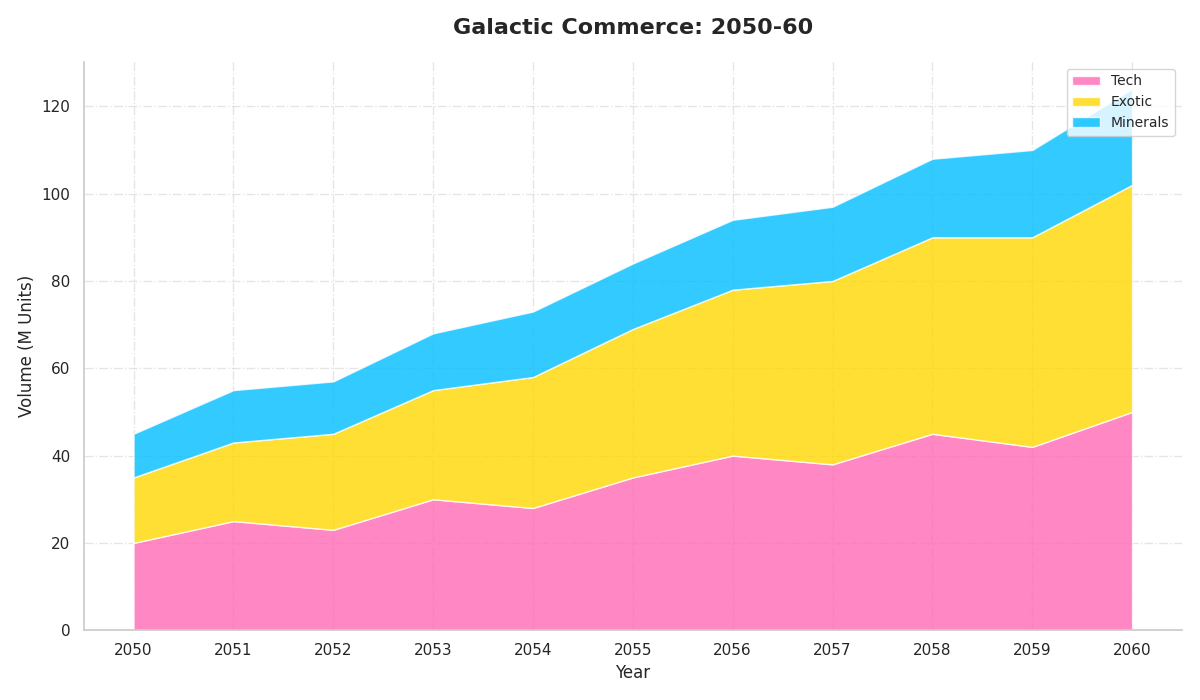

Python code for this plot:
import matplotlib.pyplot as plt
import numpy as np

years = np.arange(2050, 2061)

minerals = [20, 25, 23, 30, 28, 35, 40, 38, 45, 42, 50]
tech_devices = [15, 18, 22, 25, 30, 34, 38, 42, 45, 48, 52]
exotic_foods = [10, 12, 12, 13, 15, 15, 16, 17, 18, 20, 22]

trade_volumes = np.vstack([minerals, tech_devices, exotic_foods])

colors = ['#FF69B4', '#FFD700', '#00BFFF']

fig, ax = plt.subplots(figsize=(12, 7))
ax.stackplot(years, trade_volumes, labels=['Tech', 'Exotic', 'Minerals'], colors=colors, alpha=0.8)

ax.set_title("Galactic Commerce: 2050-60", fontsize=16, fontweight='bold', pad=20)
ax.set_xlabel("Year", fontsize=12)
ax.set_ylabel("Volume (M Units)", fontsize=12)

ax.legend(loc='upper right', fontsize=10)

ax.set_xticks(years)
ax.set_yticks(np.arange(0, 121, 20))

ax.grid(True, linestyle='-.', alpha=0.5)

ax.spines['top'].set_visible(False)
ax.spines['right'].set_visible(False)

plt.tight_layout()
plt.show()
